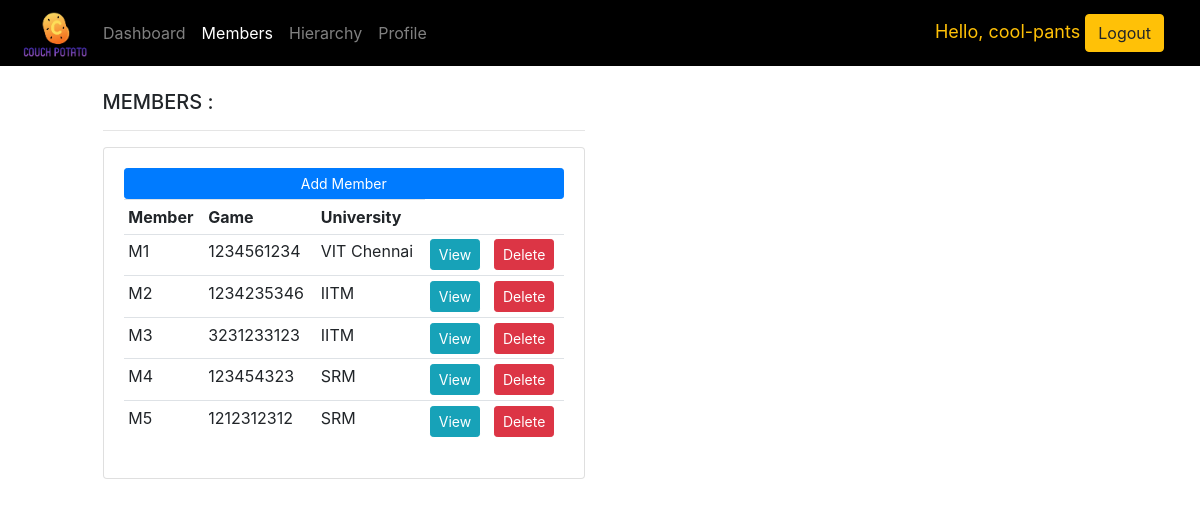
Screenshot of /members/ (signed in) with the database file from the repository.
### accounts/models.py (models this page shows, shortened)
class Member(models.Model):
	name = models.CharField(max_length=200, null=True, unique = True)
	college = models.CharField(max_length=200, null=True)
	email = models.EmailField(max_length=255, null=True,unique=True)
	phone = models.CharField(max_length=200, null=True, unique = True)
	team = models.ForeignKey(Team, null=True, on_delete=models.CASCADE)
	date_created = models.DateTimeField(auto_now_add=True, null=True)

### accounts/views.py (the view)
# urls.py: path('members/', views.members, name="members"),
def members(request):
	if(request.user.is_staff):
		members= Member.objects.all()
	else:
		members = Member.objects.filter(college = request.user.first_name)
	context = {'members':members, 'member_page':"active"}
	return render(request,'accounts/members.html',context);

### accounts/templates/accounts/members.html
{% extends 'accounts/main.html' %}
{% block content %}
<br>
<div class="row">
	<div class="col-md-1"></div>
	<div class="col-md-5">
		<h5>MEMBERS :</h5>
		<hr>
		<div class="card card-body">
			<a class="btn btn-primary btn-sm btn-block" href="{% url 'add_member' %}">Add Member</a>
			<table class="table table-sm">
				<tr>
					<th>Member</th>
					<th>Game</th>
					<th>University</th>
				</tr>
				{% for i in members %}
					<tr>
						<td>{{i.name}}</td>
						<td>{{i.phone}}</td>
						<td>{{i.college}}</td>
						<td><a class="btn btn-sm btn-info" href="{% url 'profile' i.id %}">View</a></td>
						<td><a class="btn btn-sm btn-danger" href="{% url 'delete_member' i.id %}">Delete</a></td>
					</tr>
				{% endfor %}
			</table>
		</div>
	</div>
</div>
{% endblock %}

### accounts/templates/accounts/navbar.html (shortened to what this page needs)
{% load static %}
<nav class="navbar navbar-expand-lg navbar-dark"  style="background-color: #000000;">
  <img src="{% static 'images/CouchPotato.jpg' %}" class="images" />
  <div class="collapse navbar-collapse" id="navbarSupportedContent">
    <ul class="navbar-nav mr-auto">
      <li class="nav-item {{ home }}">
        <a class="nav-link" href="{% url 'home' %}">Dashboard</a>
      </li>
      <li class="nav-item {{ member_page }}">
        <a class="nav-link" href="{% url 'members' %}">Members<span class="sr-only">(current)</span></a>
      </li>
      {% if request.user.is_staff %}
      <li class="nav-item {{ hierarchy }}">
        <a class="nav-link" href="{% url 'hierarchy' %}">Hierarchy<span class="sr-only">(current)</span></a>
      </li>
      {% else %}
      <li class="nav-item {{ teamlist }}">
        <a class="nav-link" href="{% url 'teamlist' %}">Teams<span class="sr-only">(current)</span></a>
      </li>
      {% endif %}
      <li class="nav-item {{ var }}">
        <a class="nav-link" href="{% url 'userprofile' request.user.id %}">Profile<span class="sr-only">(current)</span></a>
      </li>
    </ul>
  </div>
  <span class="hello-msg">Hello, {{request.user}}
  <span><a class="btn btn-warning" href="{% url 'logout' %}">Logout</a></span>
</nav>

### accounts/templates/accounts/navbar.html (style rules this page uses)
.hello-msg { font-size: 18px; color: #ffc107; margin-right: 20px; }
.images { height: 50px; }

### rows the page displays
Member: name "M1", phone "1234561234", college "VIT Chennai"
Member: name "M2", phone "1234235346", college "IITM"
Member: name "M3", phone "3231233123", college "IITM"
Member: name "M4", phone "123454323", college "SRM"
Member: name "M5", phone "1212312312", college "SRM"

### other values shown
{{ request.user }} "cool-pants"
